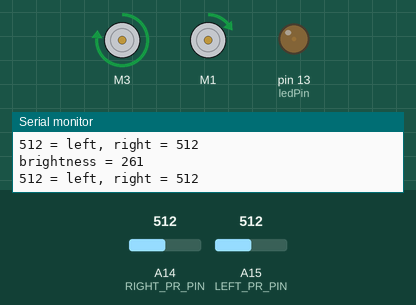
Simulated run of this sketch. Board: Arduino Mega 2560, built with avr-gcc and run on an emulated ATmega2560. Parts: 2 × DC motor (green arrow = forward, orange = backward, longer = faster), output pins drawn as LEDs (lit = HIGH), the last lines printed to the serial monitor. Inputs (shaded band) come from the test bench; at power-on: A14 (RIGHT_PR_PIN) = 512, A15 (LEFT_PR_PIN) = 512.

Above: at 1.2 s.
1.3 s: A14 (RIGHT_PR_PIN) set to 985
At 2.3 s:
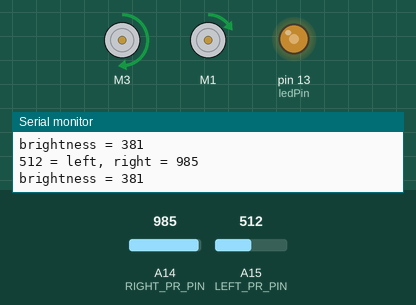
2.8 s: A14 (RIGHT_PR_PIN) set to 1017
At 3.8 s:
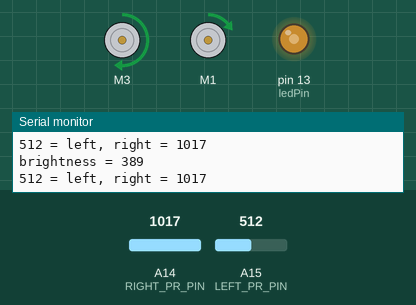
4.3 s: A15 (LEFT_PR_PIN) set to 110
At 5.3 s:
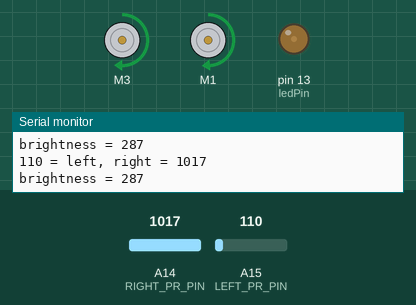
5.8 s: A15 (LEFT_PR_PIN) set to 91
At 6.8 s:
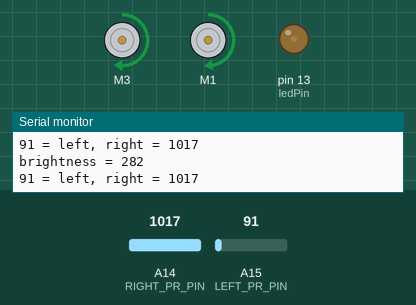
8.8 s: A15 (LEFT_PR_PIN) set to 306
At 10.0 s:
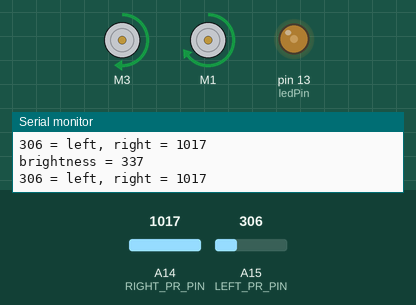
10.3 s: A14 (RIGHT_PR_PIN) set to 900
At 11.6 s:
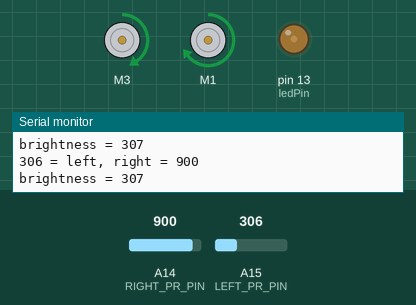
Timing chart, 0 to 12.8 s (numbered marks = the images above; inputs shaded):
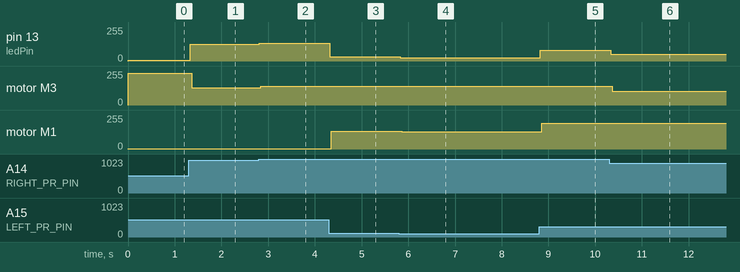

Measured:
- after the input at 1.3 s, pin 13 (ledPin): 5/255 → 125/255 at once; motor M3: forward 238/255 → forward 129/255 after 0.06 s
- after the input at 2.8 s, pin 13 (ledPin): 125/255 → 133/255 at once; motor M3: forward 129/255 → forward 139/255 at once
- after the input at 4.3 s, pin 13 (ledPin): 133/255 → 31/255 at once; motor M1: forward 2/255 → forward 134/255 after 0.05 s
- after the input at 5.8 s, pin 13 (ledPin): 31/255 → 26/255 at once; motor M1: forward 134/255 → forward 128/255 after 0.06 s
- after the input at 8.8 s, pin 13 (ledPin): 26/255 → 81/255 at once; motor M1: forward 128/255 → forward 194/255 after 0.06 s
- after the input at 10.3 s, pin 13 (ledPin): 81/255 → 51/255 at once; motor M3: forward 139/255 → forward 103/255 after 0.07 s

The sketch:

B3_Light_MBC.ino
```cpp
/* B3_Light.ino

   Drive the TWO-WHEELED Bread Board Bot (BBbot, B^3)
   either towards the light or away from the light, based on readings
   from two photresistors.  Each resistor is set up in a simple voltage
   divider circuit:
   ----------------------------------------------------

                       PhotoR   ~7.5-10K
               +5  o---/\/\/--.--/\/\/---o GND
                              |
       Sensor Pins o-----------

   ----------------------------------------------------
   Modified from: http://playground.arduino.cc/Learning/PhotoResistor

   Arduino: Arduino Mega 256 v3 Clone
   Motor Shield: Adafruit assembled Motor Shield for Arduino v2
   ---->  http://www.adafruit.com/products/1438

   Programmer: Dave Eslinger; June 7, 2015
   Revisions:
*/
#include <Wire.h>
#include <Adafruit_MotorShield.h>
#include <math.h>
#include <breadboardbot.h>

// Create the motor shield object with the default I2C address
Adafruit_MotorShield AFMS = Adafruit_MotorShield();

// Define Constants

const byte LEFT_PR_PIN = A15;    // Define light sensor pins for left
const byte RIGHT_PR_PIN = A14;  // and right sides
const int ledPin = 13;

const bool PHOTOTAXIS = true;

// Define 'ports' for motors.
const byte LEFT_MOTOR_PORT = 3;
const byte RIGHT_MOTOR_PORT = 1;
// Create pointers to motor control objects
Adafruit_DCMotor *motorLeft = AFMS.getMotor(LEFT_MOTOR_PORT);
Adafruit_DCMotor *motorRight = AFMS.getMotor(RIGHT_MOTOR_PORT);


void setup(void){
  AFMS.begin();  // create with the default frequency 1.6KHz
  // Turn off all motors to start, just a good habit
  motorLeft->run(RELEASE);
  motorRight->run(RELEASE);
  Serial.begin(9600);  //Begin serial communcation
  pinMode(ledPin, OUTPUT);
}

void loop(){
  /*  First determine the relative light levels and print the
      results out to the serial monitor */
  int leftLight = analogRead(LEFT_PR_PIN);
  int rightLight = analogRead(RIGHT_PR_PIN);
  int average = (leftLight+rightLight)/2;
  int brightness = map(average,0,500,0,255);
  analogWrite(ledPin, brightness); // Changes led brightness due to light values
  Serial.print("brightness = ");
  Serial.println(brightness);
  Serial.print(leftLight);           // We can only write ONE thing
  Serial.print(" = left, right = "); // at a time, therefore it takes
  Serial.println(rightLight);        // three statemens to get our output.

  /* Now that we have some light levels, make each motor's speed
     a function of light level and drive either towards or
     away from the light depending on the value of PHOTOAXIS  */

  motorLeft->setSpeed(map(rightLight,0,500,80,235));
  motorRight->setSpeed(map(leftLight,0,500,100,255));
  byte direction;
  if (PHOTOTAXIS) {
    direction = FORWARD;
  }
  else {
    direction = BACKWARD;
  }
  motorLeft->run(direction);
  motorRight->run(direction);

  delay(10); //short delay for faster response to light.
}

/*  /* Find the direction of the strongest light by taking the difference
     between the readings */
// int deltaLight = leftLight - rightLight;
```
